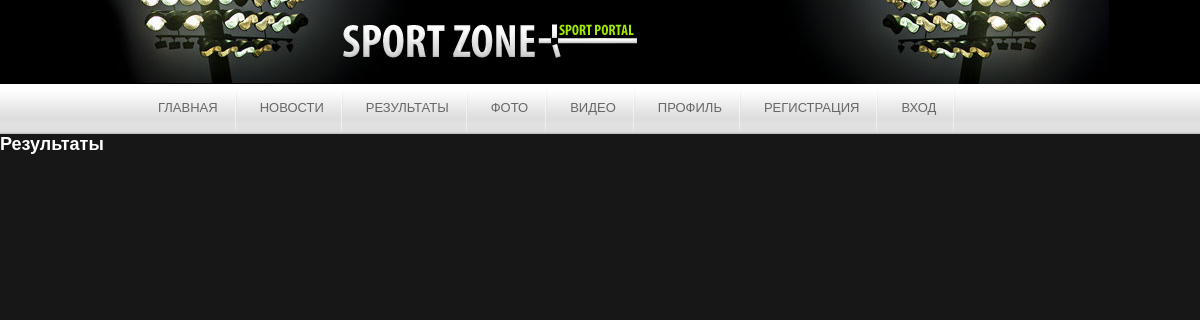
The app's page /results/, older data.
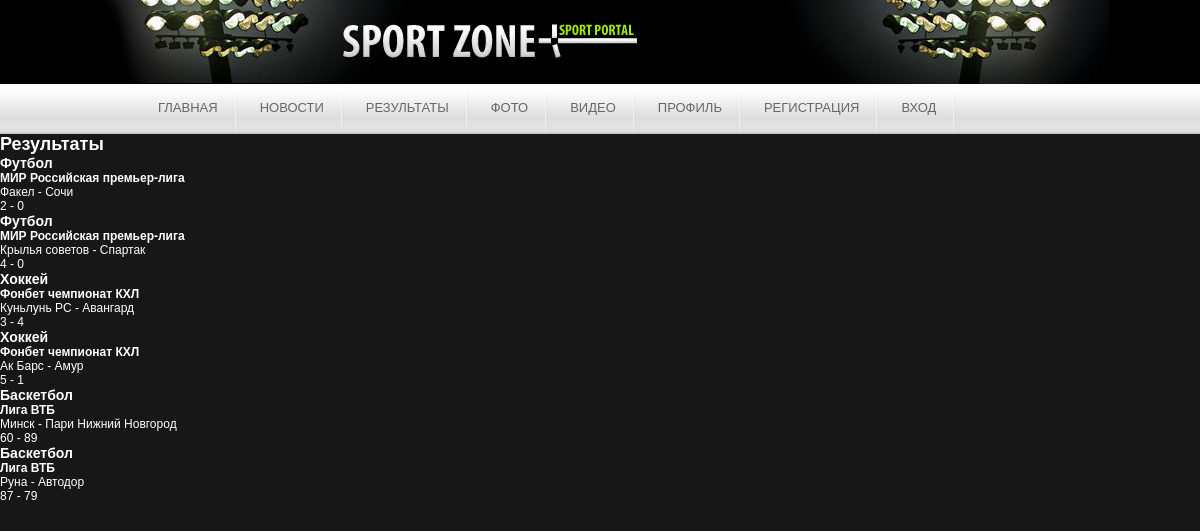
The same page, newer data.
### results/models.py (models this page shows, shortened)
class Results(models.Model):
    sport = models.CharField('Вид спорта',max_length=100)
    tournament = models.CharField('Турнир',max_length=100)
    team_1 = models.CharField('Команда 1',max_length=100)
    team_2 = models.CharField('Команда 2',max_length=100)
    score_1 = models.IntegerField('Очки команды 1')
    score_2 = models.IntegerField('Очки команды 2')
    date_1 = models.DateField('Дата матча')
    class Meta:
        verbose_name = 'Результат'
        verbose_name_plural = 'Результаты'

### results/views.py (the view)
# urls.py: path('results/', include('results.urls')),
def results(request):
    results = Results.objects.all()
    return render(request, 'results/results.html', {'results': results})

### results/templates/results/results.html (shortened to what this page needs)
{% extends 'base.html' %}
{% block content %}
<h2>Результаты</h2>
{% for Results in results %}
<h3>{{ Results.sport }}</h3>
<h4>{{ Results.tournament }}</h4>
<div>{{ Results.team_1 }} - {{ Results.team_2 }}</div>
<div>{{ Results.score_1 }} - {{ Results.score_2 }}</div>
{% endfor %}
{% endblock %}

### templates/base.html (shortened to what this page needs)
<!DOCTYPE html>
{% load static %}
<html lang="en">
<head>
    <link rel="stylesheet" href="{% static 'style/style.css' %}">
    <link rel="stylesheet" href="{% static 'style/ie6.css' %}">
    <link rel="stylesheet" href="{% static 'news/style.css' %}">
    <link rel="stylesheet" href="{% static 'photo/style.css' %}">
    <link rel="stylesheet" href="{% static 'results/style.css' %}">
    <link rel="stylesheet" href="{% static 'video/style.css' %}">
	<link rel="stylesheet" href="{% static 'news_det/style.css' %}">
</head>
<body>
	<div id="header">
		<div class="shell">
			<h1 id="logo" class="notext"><a href="#">Sport Zone Sport Portal</a></h1>
		</div>
	</div>
	<div id="navigation">
		<div class="shell">
			<ul class="menu">
				<li>
					<a href="{% url 'home' %}">Главная</a>
				</li>
			    <li>
					<a href="{% url 'news' %}">Новости</a>
				</li>
				<li>
					<a href="{% url 'results' %}">Результаты</a>
				</li>
			    <li>
					<a href="{% url 'photo' %}">Фото</a>
				</li>
			    <li>
					<a href="{% url 'video' %}">Видео</a>
				</li>
				<li>
					<a href="{% url 'profile' %}">Профиль</a>
				</li>
			</ul>
			<ul class="menu_r">
				{% if request.user.username %}
					<li>
						<a href="{% url 'logoutuser' %}">Выход</a>
					</li>
				{% else %}
					<li>
						<a href="{% url 'reguser' %}">Регистрация</a>
					</li>
					<li>
						<a href="{% url 'loginuser' %}">Вход</a>
					</li>
				{% endif %}
			</ul>
		</div>
	</div>
	{% block content %}
    {% endblock %}
</body>
</html>

### home/static/style/style.css (style rules this page uses)
* { padding: 0; margin: 0; outline: 0; }
body { font-size: 12px; font-family: Arial, sans-serif; color: #fff; background: #171717; height: 100%; text-align: left; }
a { color: #9fea00; text-decoration: none; }
.notext { font-size: 0; line-height: 0; text-indent: -4000px; }
.shell { margin: 0 auto; width: 930px; }
#header { background: #000; }
#header .shell { width: 1018px; background: url(images/header.jpg) no-repeat 10px 0;height: 84px; }
h1#logo { padding-left: 250px; float: left; padding-top: 21px; }
h1#logo a { display: block; background: url(images/logo.gif) no-repeat 0 0; width: 299px; height: 39px; }
#navigation { background: url(images/nav.gif) repeat-x 0 0; height: 50px; }
#navigation ul { float: left; list-style-type: none; }
#navigation ul li { background: url(images/nav-divider.gif) no-repeat right 0; float: left; display: inline; padding-left: 23px; padding-right: 19px; }
#navigation ul li a { color: #676767; font-family: tahoma, sans-serif; font-size: 13px; text-transform: uppercase; padding-top: 16px; display: block; height: 34px; float: left; }

Row changes from the older to the newer data that the page shows:
added Results: sport "Футбол", tournament "МИР Российская премьер-лига", team_1 "Факел", team_2 "Сочи", score_1 "2", score_2 "0"
added Results: sport "Футбол", tournament "МИР Российская премьер-лига", team_1 "Крылья советов", team_2 "Спартак", score_1 "4", score_2 "0"
added Results: sport "Хоккей", tournament "Фонбет чемпионат КХЛ", team_1 "Куньлунь РС", team_2 "Авангард", score_1 "3", score_2 "4"
added Results: sport "Хоккей", tournament "Фонбет чемпионат КХЛ", team_1 "Ак Барс", team_2 "Амур", score_1 "5", score_2 "1"
added Results: sport "Баскетбол", tournament "Лига ВТБ", team_1 "Минск", team_2 "Пари Нижний Новгород", score_1 "60", score_2 "89"
added Results: sport "Баскетбол", tournament "Лига ВТБ", team_1 "Руна", team_2 "Автодор", score_1 "87", score_2 "79"
